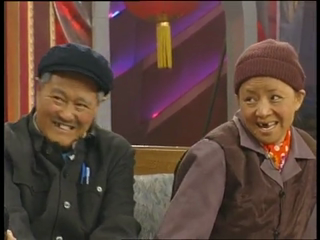
#> input picture .tmp-analysis/src/t180.png, 320 x 240 px, given in place of t180.png.jpg, which was not available
$ python -i render.py   (imports and definitions only)
#> lines starting #> are read from the running program, lines starting #| are printed output that depends on the picture
#!/usr/bin/env python3
# -*- coding: utf-8 -*-
"""《一笑江湖》· 天上白玉京 MV 逐帧渲染器
用法:
  python3 build/render.py                # 全量
  python3 build/render.py --step 15      # 快速预览
"""
import argparse
import json
import math
import os
import random

import numpy as np
from PIL import Image, ImageChops, ImageDraw, ImageFilter, ImageFont
from scipy.ndimage import gaussian_filter

ROOT = os.path.dirname(os.path.dirname(os.path.abspath(__file__)))
AI_DIR = os.path.join(ROOT, "assets", "ai")
FRAME_DIR = os.path.join(ROOT, "frames")
PREVIEW_DIR = os.path.join(ROOT, "previews")
BRUSH_PATH = os.path.join(ROOT, "assets", "MaShanZheng-Regular.ttf")
SERIF_PATH = "/usr/share/fonts/opentype/noto-cjk-otf/NotoSerifCJKsc-Regular.otf"

W, H = 1920, 1080
SRC_W, SRC_H = 2560, 1440
SRC_CROP_BOTTOM = 0.09

# [4 lines not run here, left out]

# [1 line that did not run here, left out]
# [1 line that did not run here, left out]
# [1 line that did not run here, left out]
# [1 line that did not run here, left out]

_font_cache = {}
_glyph_cache = {}


# [29 lines left out: functions brush, serif, has_glyph, smoothstep, not called in this run]


def clamp(v, lo, hi):
    return max(lo, min(hi, v))


def make_vignette():
    yy, xx = np.mgrid[0:H, 0:W]
    nx = (xx - W / 2) / (W / 2)
    ny = (yy - H / 2) / (H / 2)
    r2 = nx * nx + ny * ny
    v = 1.0 - 0.42 * np.clip(r2 / 2.0, 0, 1) ** 1.15
    return v.astype(np.float32)[..., None]


VIG = make_vignette()


def make_fog():
    rng = np.random.default_rng(7)
    n = rng.random((270, 480)).astype(np.float32)
    n = gaussian_filter(n, sigma=14)
    n = (n - n.min()) / (n.max() - n.min())
    n = np.clip((n - 0.35) * 1.8, 0, 1)
    img = Image.fromarray((n * 255).astype(np.uint8)).resize((W, H), Image.BICUBIC)
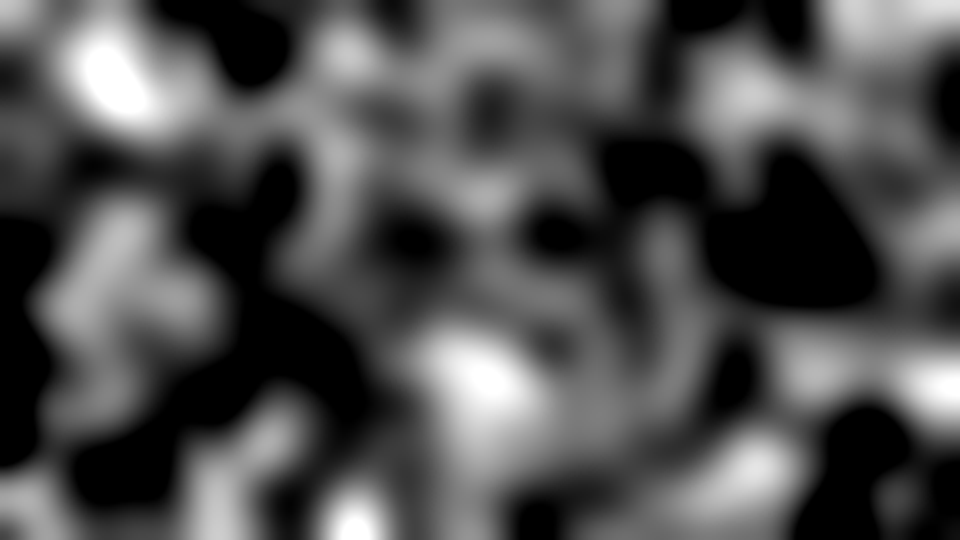
#> img: PIL image 1920x1080 L (shown at 1/2 size); min 0, max 255, mean 79.8
    return np.asarray(img).astype(np.float32) / 255.0


FOG = make_fog()

_img_cache = {}


def load_image(name):
#> called with name = '../../.tmp-analysis/src/t180.png'
    if name in _img_cache:
        return _img_cache[name]
    path = os.path.join(AI_DIR, name + ".jpg")
    im = Image.open(path).convert("RGB")
#> im is the input picture: PIL image 320x240 RGB; mean R, G, B 91.7, 68.7, 59.5
    w, h = im.size
#> w = 320; h = 240
    im = im.crop((0, 0, w, int(h * (1 - SRC_CROP_BOTTOM))))
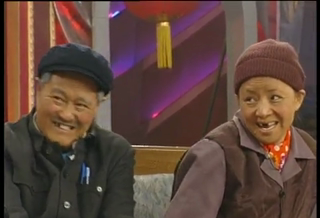
#> im: PIL image 320x218 RGB; mean R, G, B 94.1, 69.8, 60.4
    w, h = im.size
#> h = 218
    tw = int(h * W / H)
#> tw = 387
    if tw < w:
        left = (w - tw) // 2
        im = im.crop((left, 0, left + tw, h))
    im = im.resize((SRC_W, SRC_H), Image.LANCZOS)
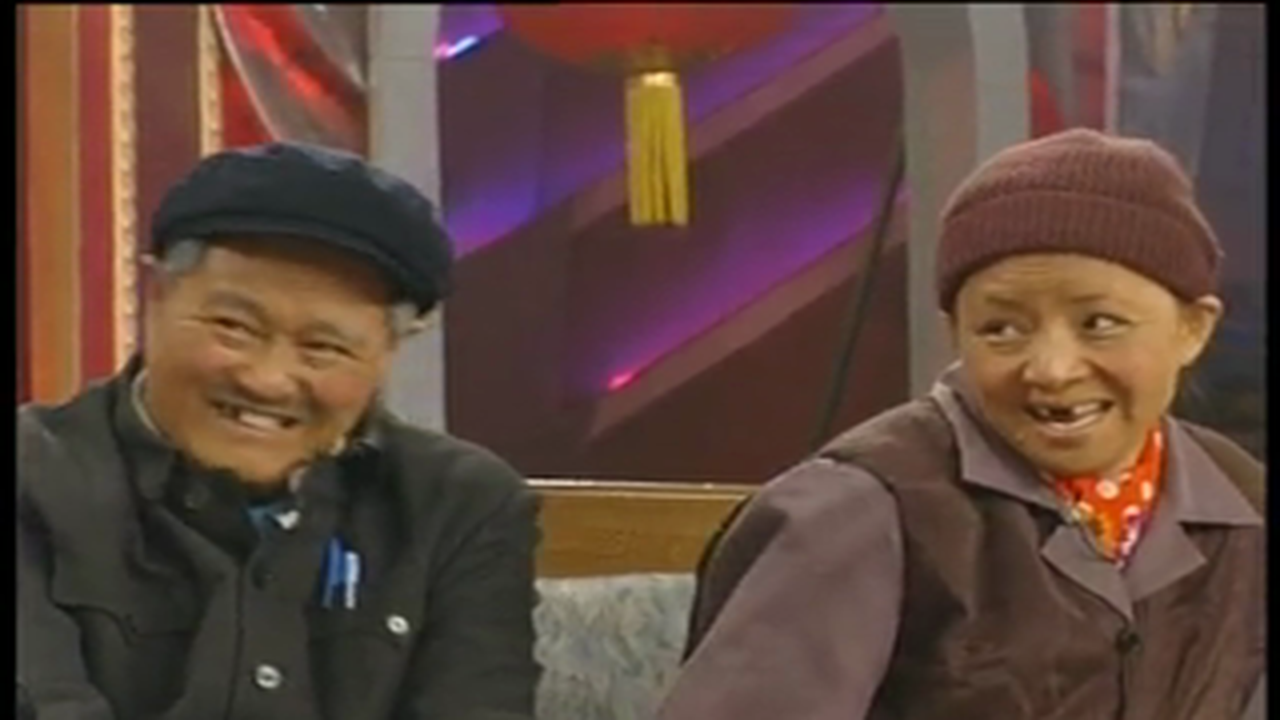
#> im: PIL image 2560x1440 RGB (shown at 1/2 size); mean R, G, B 94.1, 69.8, 60.4
    _img_cache[name] = im
    return im


# [265 lines left out: functions grade, bloom, add_fog, add_snow, add_rain, shot_at and 8 more, not called in this run]


def previous_shot(s):
    i = SHOTS.index(s)
    return SHOTS[i - 1] if i > 0 else None


# [64 lines left out: functions compose, _render_one, main, not called in this run]


# [2 lines not run here, left out]

>>> result = load_image('../../.tmp-analysis/src/t180.png')

$ run again, on .tmp-analysis/src/t260.png
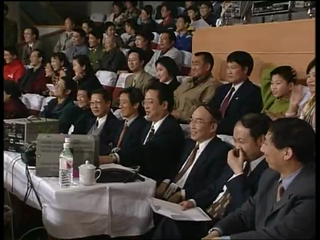
#> input picture .tmp-analysis/src/t260.png, 320 x 240 px, given in place of t260.png.jpg, which was not available
#> in load_image, im is the input picture: PIL image 320x240 RGB; mean R, G, B 70, 60.2, 52.5
#> in load_image, `im = im.crop((0, 0, w, int(h * (1 - SRC_CROP_BOTTOM))))`:
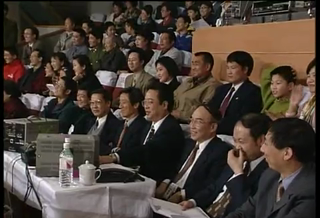
#> im: PIL image 320x218 RGB; mean R, G, B 72.8, 62.2, 54
#> in load_image, `im = im.resize((SRC_W, SRC_H), Image.LANCZOS)`:
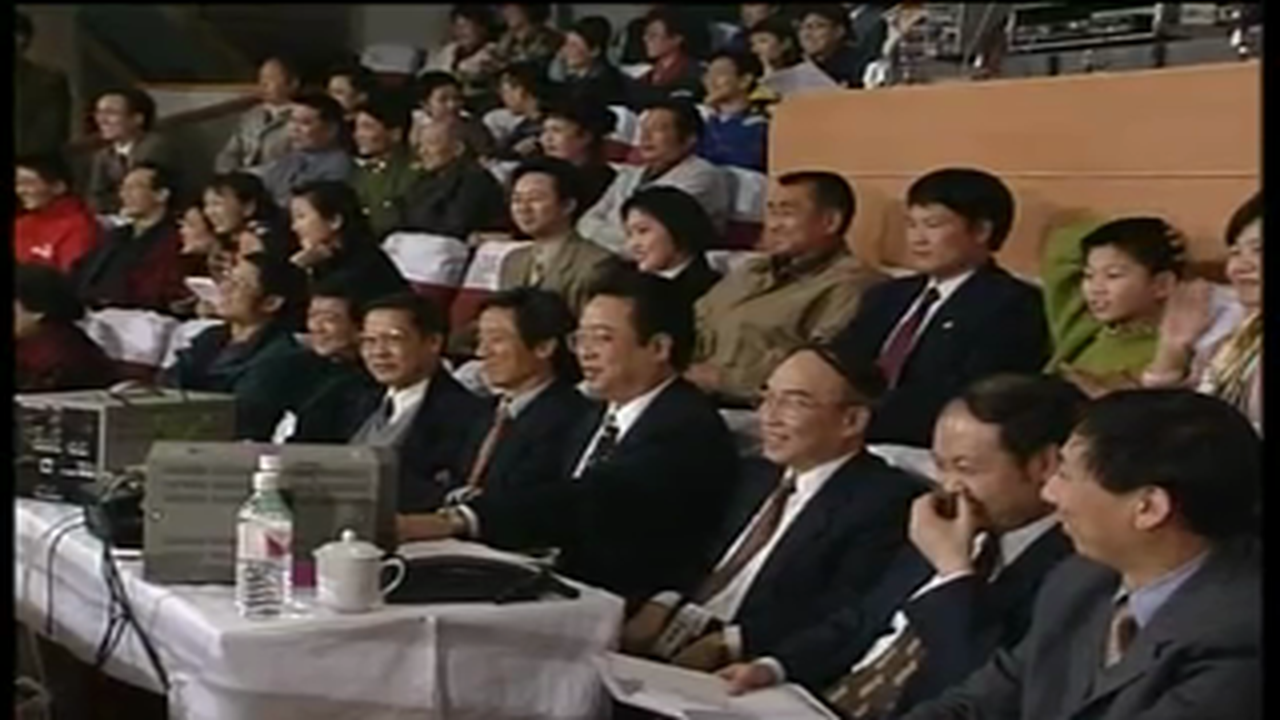
#> im: PIL image 2560x1440 RGB (shown at 1/2 size); mean R, G, B 72.8, 62.3, 54

$ run again, on .tmp-analysis/src/t350.png
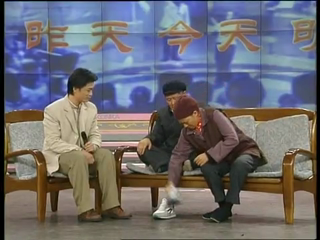
#> input picture .tmp-analysis/src/t350.png, 320 x 240 px, given in place of t350.png.jpg, which was not available
#> in load_image, im is the input picture: PIL image 320x240 RGB; mean R, G, B 108.1, 106.3, 112.2
#> in load_image, `im = im.crop((0, 0, w, int(h * (1 - SRC_CROP_BOTTOM))))`:
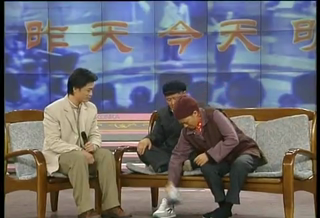
#> im: PIL image 320x218 RGB; mean R, G, B 107.9, 106.6, 114.5
#> in load_image, `im = im.resize((SRC_W, SRC_H), Image.LANCZOS)`:
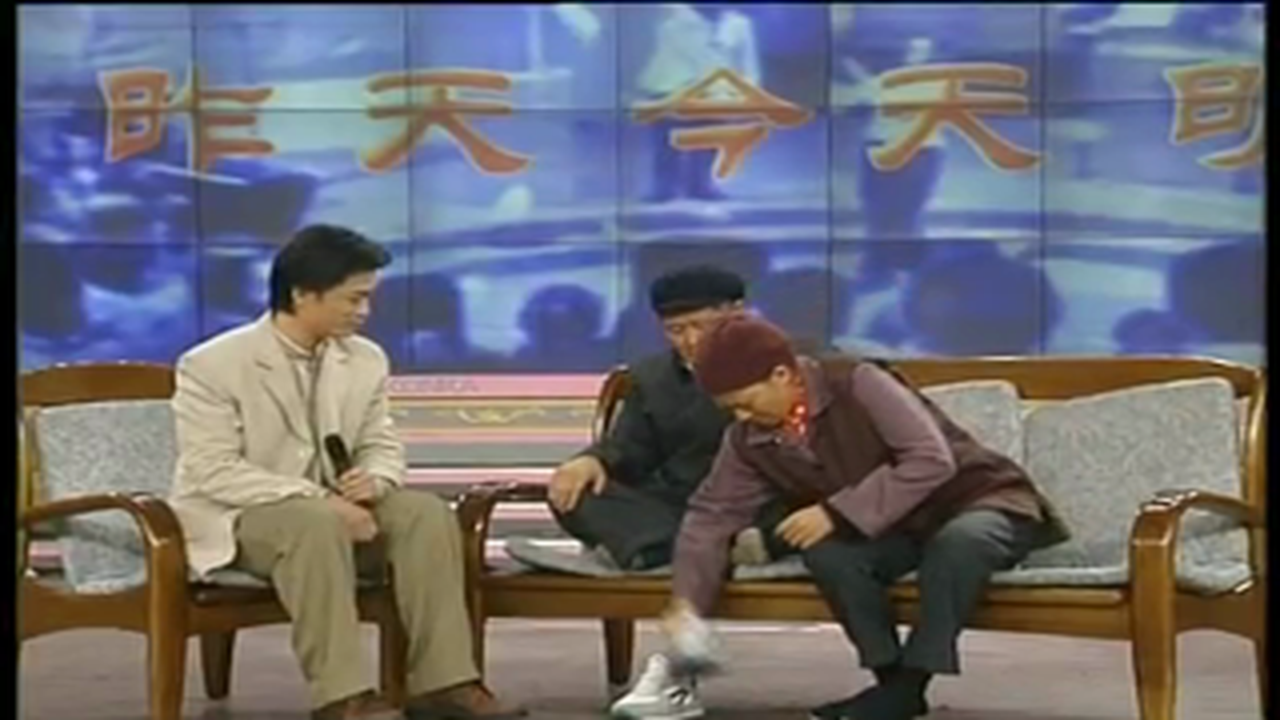
#> im: PIL image 2560x1440 RGB (shown at 1/2 size); mean R, G, B 107.9, 106.6, 114.5
